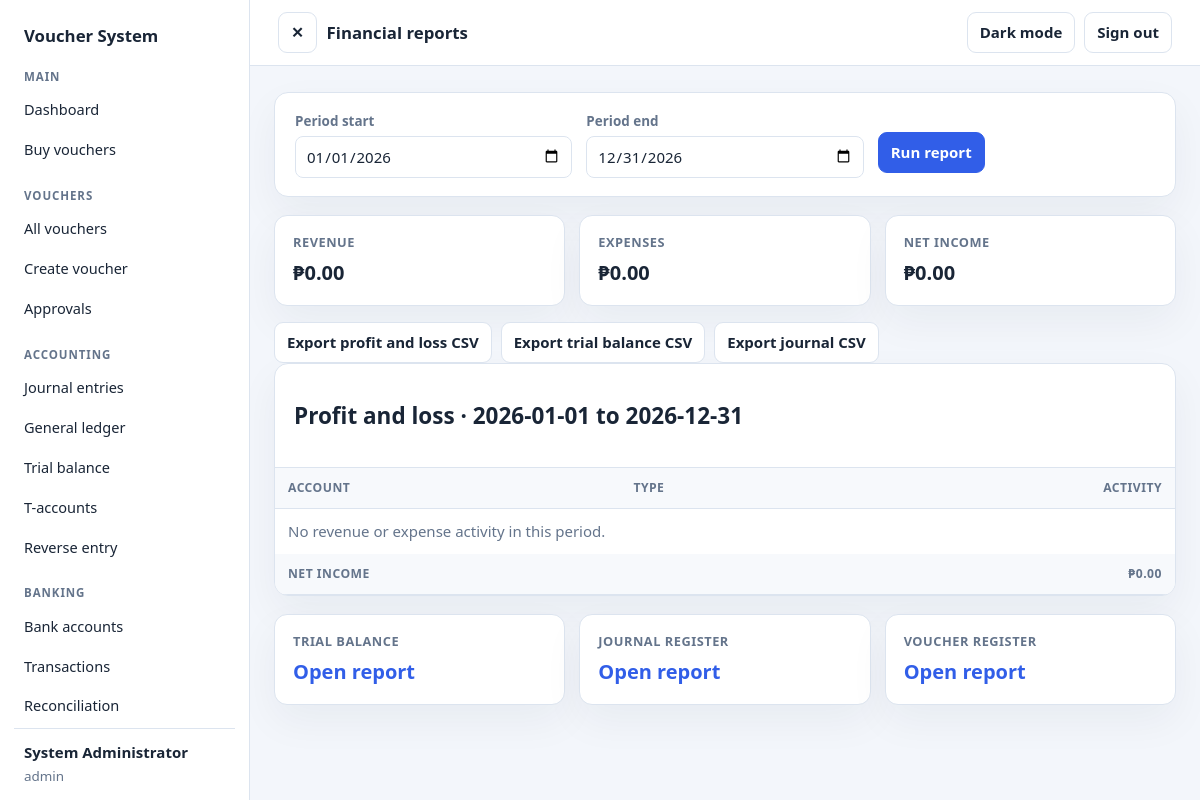
Page /admin/reports/index.php (signed in) on the committed database.
### tables this page shows
CREATE TABLE users (
  id INT UNSIGNED AUTO_INCREMENT PRIMARY KEY,
  role_id INT UNSIGNED NOT NULL,
  username VARCHAR(50) NOT NULL UNIQUE,
  full_name VARCHAR(100) NOT NULL,
  email VARCHAR(120) NULL,
  password_hash VARCHAR(255) NOT NULL,
  is_active TINYINT(1) NOT NULL DEFAULT 1,
  last_login DATETIME NULL,
  created_at TIMESTAMP NOT NULL DEFAULT CURRENT_TIMESTAMP,
  FOREIGN KEY (role_id) REFERENCES roles(id)
);

CREATE TABLE fiscal_years (
  id INT UNSIGNED AUTO_INCREMENT PRIMARY KEY,
  name VARCHAR(30) NOT NULL UNIQUE,
  start_date DATE NOT NULL,
  end_date DATE NOT NULL,
  is_current TINYINT(1) NOT NULL DEFAULT 0,
  is_closed TINYINT(1) NOT NULL DEFAULT 0
);

CREATE TABLE settings (
  setting_key VARCHAR(60) PRIMARY KEY,
  setting_value TEXT NULL
);

### config/functions.php (called while the page is built, shortened)
<?php
require_once __DIR__ . '/database.php';
function app_base_path(): string
{
    $scriptName = $_SERVER['SCRIPT_NAME'] ?? '';
    $scriptPath = parse_url(str_replace('\\', '/', $scriptName), PHP_URL_PATH);
    $lastSlash = strrpos($scriptPath, '/');
    $directory = $lastSlash === false ? '' : substr($scriptPath, 0, $lastSlash);
    $segments = explode('/', trim($directory, '/'));
    $baseSegments = [];
    return $baseSegments ? '/' . implode('/', $baseSegments) : '';
}
function app_url(string $path = ''): string
{
    $basePath = app_base_path();
    $path = ltrim($path, '/');
    return $basePath . '/' . $path;
}
function e($value): string
{
    return htmlspecialchars((string) $value, ENT_QUOTES | ENT_SUBSTITUTE, 'UTF-8');
}
function app_setting(string $key, $default = null)
{
    static $settings = [];
    if (!array_key_exists($key, $settings)) {
        $statement = db()->prepare(
            'SELECT setting_value FROM settings WHERE setting_key = :setting_key LIMIT 1'
        );
        $statement->execute(['setting_key' => $key]);
        $value = $statement->fetchColumn();
        $settings[$key] = $value === false ? null : $value;
    }
    return $settings[$key] === null ? $default : (string) $settings[$key];
}
function format_currency($amount, ?string $symbol = null): string
{
    $symbol = $symbol ?? app_setting('currency_symbol', '$') ?? '$';
    return e($symbol) . number_format((float) $amount, 2);
}
function is_iso_date(string $value): bool
{
    $date = DateTimeImmutable::createFromFormat('!Y-m-d', $value);
    $errors = DateTimeImmutable::getLastErrors();
    return $date !== false
        && ($errors === false || ($errors['warning_count'] === 0 && $errors['error_count'] === 0))
        && $date->format('Y-m-d') === $value;
}
function cents_to_decimal(int $cents): string
{
    return intdiv($cents, 100) . '.' . str_pad((string) ($cents % 100), 2, '0', STR_PAD_LEFT);
}
function signed_cents_to_decimal(int $cents): string
{
    return ($cents < 0 ? '-' : '') . cents_to_decimal(abs($cents));
}

### config/database.php (called while the page is built, shortened)
<?php
function db(): PDO
{
    static $connection = null;
    if ($connection instanceof PDO) {
        return $connection;
    }
    $host = (string) app_config_value('DB_HOST', '127.0.0.1');
    $database = (string) app_config_value('DB_NAME', 'voucher_system_app');
    $portValue = app_config_value('DB_PORT');
    $port = $portValue === false || $portValue === null || $portValue === ''
        ? 3306
        : filter_var($portValue, FILTER_VALIDATE_INT, ['options' => ['min_range' => 1, 'max_range' => 65535]]);
    $usernameValue = app_config_value('DB_USER');
    $passwordValue = app_config_value('DB_PASS');
    $username = is_string($usernameValue) ? $usernameValue : '';
    $password = is_string($passwordValue) ? $passwordValue : '';
    if ($username === false || $username === '') {
        if ($host === '127.0.0.1' || $host === 'localhost') {
            $username = 'root';
        } else {
            throw new RuntimeException('The DB_USER environment variable is required for remote database hosts.');
        }
    }
    $dsn = sprintf('mysql:host=%s;port=%d;dbname=%s;charset=utf8mb4', $host, $port, $database);
    $options = [
        PDO::ATTR_ERRMODE => PDO::ERRMODE_EXCEPTION,
        PDO::ATTR_DEFAULT_FETCH_MODE => PDO::FETCH_ASSOC,
        PDO::ATTR_EMULATE_PREPARES => false,
    ];
    $connection = new PDO($dsn, $username, $password === false ? '' : $password, $options);
    return $connection;
}

### admin/reports/index.php (the view, shortened to what this page needs)
<?php
$connection = db();
$currentYear = $connection->query(
    'SELECT start_date, end_date FROM fiscal_years WHERE is_current = 1 LIMIT 1'
)->fetch() ?: [];
$from = is_string($_GET['from'] ?? null) ? trim($_GET['from']) : ($currentYear['start_date'] ?? date('Y-01-01'));
$to = is_string($_GET['to'] ?? null) ? trim($_GET['to']) : ($currentYear['end_date'] ?? date('Y-m-d'));
$errors = [];
$reportRows = [];
$revenueTotal = 0;
$expenseTotal = 0;
if (!is_iso_date($from) || !is_iso_date($to) || $from > $to) {
    $errors[] = 'Choose a valid date range with the start on or before the end.';
} else {
    $statement = $connection->prepare(
        'SELECT a.code, a.name, a.type,
                COALESCE(SUM(jl.debit), 0) AS debit_total,
                COALESCE(SUM(jl.credit), 0) AS credit_total
         FROM accounts a
         JOIN journal_lines jl ON jl.account_id = a.id
         JOIN journal_entries je ON je.id = jl.journal_id
         WHERE a.type IN (\'revenue\', \'expense\')
           AND je.entry_date >= :from_date AND je.entry_date <= :to_date
         GROUP BY a.id, a.code, a.name, a.type
         ORDER BY a.type, a.code'
    );
    $statement->execute(['from_date' => $from, 'to_date' => $to]);
    $reportRows = $statement->fetchAll();
}
$netIncome = $revenueTotal - $expenseTotal;
require __DIR__ . '/../../includes/header.php';
require __DIR__ . '/../../includes/sidebar.php';
require __DIR__ . '/../../includes/navbar.php';
?>
<section class="app-card app-card-body">
    <form class="app-form" method="get">
        <div><label for="from">Period start</label><input id="from" type="date" name="from" value="<?= e($from) ?>" required></div>
        <div><label for="to">Period end</label><input id="to" type="date" name="to" value="<?= e($to) ?>" required></div>
        <div class="app-actions"><button class="app-button app-button-primary" type="submit">Run report</button></div>
    </form>
</section>
<?php if (!$errors): ?>
    <section class="app-grid" aria-label="Profit and loss totals">
        <div class="app-metric"><span class="app-metric-label">Revenue</span><span class="app-metric-value"><?= format_currency(signed_cents_to_decimal($revenueTotal)) ?></span></div>
        <div class="app-metric"><span class="app-metric-label">Expenses</span><span class="app-metric-value"><?= format_currency(signed_cents_to_decimal($expenseTotal)) ?></span></div>
        <div class="app-metric"><span class="app-metric-label">Net income</span><span class="app-metric-value"><?= format_currency(signed_cents_to_decimal($netIncome)) ?></span></div>
    </section>
    <div class="app-actions">
        <a class="app-button" href="<?= e(app_url('admin/reports/export.php?report=profit_loss&from=' . rawurlencode($from) . '&to=' . rawurlencode($to))) ?>">Export profit and loss CSV</a>
        <a class="app-button" href="<?= e(app_url('admin/reports/export.php?report=trial_balance&from=' . rawurlencode($from) . '&to=' . rawurlencode($to))) ?>">Export trial balance CSV</a>
        <a class="app-button" href="<?= e(app_url('admin/reports/export.php?report=journals&from=' . rawurlencode($from) . '&to=' . rawurlencode($to))) ?>">Export journal CSV</a>
    </div>
    <section class="app-card">
        <div class="app-card-header"><h2>Profit and loss · <?= e($from) ?> to <?= e($to) ?></h2></div>
        <div class="app-table-wrap">
            <table class="app-table">
                <thead><tr><th>Account</th><th>Type</th><th class="numeric">Activity</th></tr></thead>
                <tbody>
                    <?php if ($reportRows): foreach ($reportRows as $row): ?>
                        <tr><td><?= e($row['code'] . ' - ' . $row['name']) ?></td><td><?= e(ucfirst($row['type'])) ?></td><td class="numeric"><?= format_currency(signed_cents_to_decimal((int) $row['amount'])) ?></td></tr>
                    <?php endforeach; else: ?>
                        <tr><td class="app-empty" colspan="3">No revenue or expense activity in this period.</td></tr>
                    <?php endif; ?>
                </tbody>
                <tfoot><tr><th colspan="2">Net income</th><th class="numeric"><?= format_currency(signed_cents_to_decimal($netIncome)) ?></th></tr></tfoot>
            </table>
        </div>
    </section>
    <section class="app-grid">
        <a class="app-metric" href="<?= e(app_url('admin/accounting/trial_balance.php?from=' . rawurlencode($from) . '&to=' . rawurlencode($to))) ?>"><span class="app-metric-label">Trial balance</span><span class="app-metric-value">Open report</span></a>
        <a class="app-metric" href="<?= e(app_url('admin/accounting/journals.php?from=' . rawurlencode($from) . '&to=' . rawurlencode($to))) ?>"><span class="app-metric-label">Journal register</span><span class="app-metric-value">Open report</span></a>
        <a class="app-metric" href="<?= e(app_url('admin/vouchers/index.php?from=' . rawurlencode($from) . '&to=' . rawurlencode($to))) ?>"><span class="app-metric-label">Voucher register</span><span class="app-metric-value">Open report</span></a>
    </section>
<?php endif; ?>
<?php require __DIR__ . '/../../includes/footer.php'; ?>

### includes/sidebar.php (shortened to what this page needs)
<?php
$sidebarStatement = db()->prepare(
    'SELECT u.full_name, u.username, p.code AS permission_code
     FROM users u
     LEFT JOIN role_permissions rp ON rp.role_id = u.role_id
     LEFT JOIN permissions p ON p.id = rp.permission_id
     WHERE u.id = :user_id AND u.is_active = 1'
);
$sidebarStatement->execute(['user_id' => (int) $_SESSION['user_id']]);
$sidebarRows = $sidebarStatement->fetchAll();
$sidebarUser = $sidebarRows[0];
$sidebarPermissions = [];
foreach ($sidebarRows as $sidebarRow) {
    if ($sidebarRow['permission_code'] !== null) {
        $sidebarPermissions[$sidebarRow['permission_code']] = true;
    }
}
$sidebarCurrentPath = parse_url($_SERVER['REQUEST_URI'] ?? '', PHP_URL_PATH);
?>
<aside class="app-sidebar" aria-label="Primary navigation">
    <a class="app-sidebar-brand" href="<?= e(app_url('admin/dashboard.php')) ?>">Voucher System</a>
    <nav class="app-sidebar-nav">
        <?php foreach ($sidebarSections as $section): ?>
            <?php
            $visibleItems = array_filter($section['items'], static function (array $item) use ($sidebarPermissions): bool {
                return $item['permission'] === null || isset($sidebarPermissions[$item['permission']]);
            });
            ?>
            <?php if ($visibleItems): ?>
                <section class="app-sidebar-section">
                    <h2><?= e($section['title']) ?></h2>
                    <?php foreach ($visibleItems as $item): ?>
                        <?php
                        $itemUrl = app_url($item['path']);
                        $itemPath = parse_url($itemUrl, PHP_URL_PATH);
                        $isCurrent = $sidebarCurrentPath === $itemPath;
                        ?>
                        <a class="app-sidebar-link<?= $isCurrent ? ' is-active' : '' ?>"
                           href="<?= e($itemUrl) ?>"<?= $isCurrent ? ' aria-current="page"' : '' ?>
                           title="<?= e($item['label']) ?>">
                            <?= e($item['label']) ?>
                        </a>
                    <?php endforeach; ?>
                </section>
            <?php endif; ?>
        <?php endforeach; ?>
    </nav>
    <div class="app-sidebar-user">
        <strong><?= e($sidebarUser['full_name']) ?></strong>
        <span><?= e($sidebarUser['username']) ?></span>
    </div>
</aside>

### assets/css/app.css (style rules this page uses)
:root { color-scheme: light; --app-page: #f3f6fb; --app-surface: #fff; --app-surface-muted: #f7f9fc; --app-text: #192536; --app-muted: #64748b; --app-border: #dce4ef; --app-accent: #315ee8; --app-accent-soft: #edf2ff; --app-danger: #a52b24; --app-danger-soft: #fff1f0; --app-shadow: 0 16px 40px #12213a0d; }
* { box-sizing: border-box; }
body { margin: 0; background: var(--app-page); color: var(--app-text); font: 15px/1.5 system-ui, -apple-system, "Segoe UI", sans-serif; }
a { color: var(--app-accent); text-decoration: none; }
button, input, select, textarea { font: inherit; }
.app-sidebar { position: sticky; top: 0; display: flex; flex: 0 0 250px; flex-direction: column; width: 250px; height: 100vh; padding: 18px 14px 14px; border-right: 1px solid var(--app-border); background: var(--app-surface); transition: flex-basis .2s ease, width .2s ease, padding .2s ease; }
.app-sidebar-brand { display: block; padding: 5px 10px 20px; color: var(--app-text); font-size: 1.05rem; font-weight: 800; }
.app-sidebar-nav { flex: 1; overflow-y: auto; }
.app-sidebar-section { margin: 0 0 18px; }
.app-sidebar-section h2 { margin: 0 0 6px; padding: 0 10px; color: var(--app-muted); font-size: .72rem; font-weight: 750; letter-spacing: .08em; text-transform: uppercase; }
.app-sidebar-link { display: block; margin: 2px 0; padding: 8px 10px; border-radius: 8px; color: var(--app-text); font-size: .91rem; }
.app-sidebar-user { display: grid; gap: 2px; padding: 12px 10px 0; border-top: 1px solid var(--app-border); overflow-wrap: anywhere; }
.app-sidebar-user span { color: var(--app-muted); font-size: .84rem; }
.app-button { display: inline-flex; min-height: 38px; align-items: center; justify-content: center; padding: 8px 12px; border: 1px solid var(--app-border); border-radius: 9px; background: var(--app-surface); color: var(--app-text); font-weight: 650; cursor: pointer; }
.app-card { margin-bottom: 18px; overflow: hidden; border: 1px solid var(--app-border); border-radius: 14px; background: var(--app-surface); box-shadow: var(--app-shadow); }
.app-card-header { display: flex; align-items: center; justify-content: space-between; gap: 12px; padding: 16px 19px; border-bottom: 1px solid var(--app-border); }
.app-card-body { padding: 18px 20px; }
.app-grid { display: grid; grid-template-columns: repeat(auto-fit, minmax(190px, 1fr)); gap: 14px; }
.app-metric { padding: 17px 18px; border: 1px solid var(--app-border); border-radius: 13px; background: var(--app-surface); box-shadow: var(--app-shadow); }
.app-metric-label { display: block; color: var(--app-muted); font-size: .8rem; font-weight: 700; text-transform: uppercase; letter-spacing: .04em; }
.app-metric-value { display: block; margin-top: 6px; font-size: 1.25rem; font-weight: 750; font-variant-numeric: tabular-nums; }
.app-table-wrap { overflow-x: auto; }
.app-table { width: 100%; border-collapse: collapse; }
.app-table th, .app-table td { padding: 11px 13px; border-bottom: 1px solid var(--app-border); text-align: left; vertical-align: top; }
.app-table th { background: var(--app-surface-muted); color: var(--app-muted); font-size: .76rem; font-weight: 700; text-transform: uppercase; letter-spacing: .04em; }
.app-table .numeric { text-align: right; white-space: nowrap; font-variant-numeric: tabular-nums; }
.app-table tr:last-child td { border-bottom: 0; }
.app-form { display: grid; grid-template-columns: repeat(auto-fit, minmax(210px, 1fr)); gap: 14px; }
.app-form label { display: block; margin-bottom: 5px; color: var(--app-muted); font-size: .84rem; font-weight: 650; }
.app-form input, .app-form select, .app-form textarea { width: 100%; min-height: 40px; padding: 8px 10px; border: 1px solid var(--app-border); border-radius: 8px; background: var(--app-surface); color: var(--app-text); }
.app-actions { display: flex; flex-wrap: wrap; align-items: center; gap: 9px; margin-top: 16px; }
.app-button-primary { border-color: var(--app-accent); background: var(--app-accent); color: #fff; }
.app-empty { padding: 24px; color: var(--app-muted); text-align: center; }

### rows in the picture
users: full_name "System Administrator", username "admin"
fiscal_years: from "01/01/2026", to "12/31/2026", start_date "2026-01-01", end_date "2026-12-31"
settings: setting_value "₱0.00"

### other values in the picture
$section['title'] "MAIN"
$item['label'] "Dashboard"
$item['label'] "Buy vouchers"
$section['title'] "VOUCHERS"
$item['label'] "All vouchers"
$item['label'] "Create voucher"
$item['label'] "Approvals"
$section['title'] "ACCOUNTING"
$item['label'] "Journal entries"
$item['label'] "General ledger"
$item['label'] "Trial balance"
$item['label'] "T-accounts"
$item['label'] "Reverse entry"
$section['title'] "BANKING"
$item['label'] "Bank accounts"
